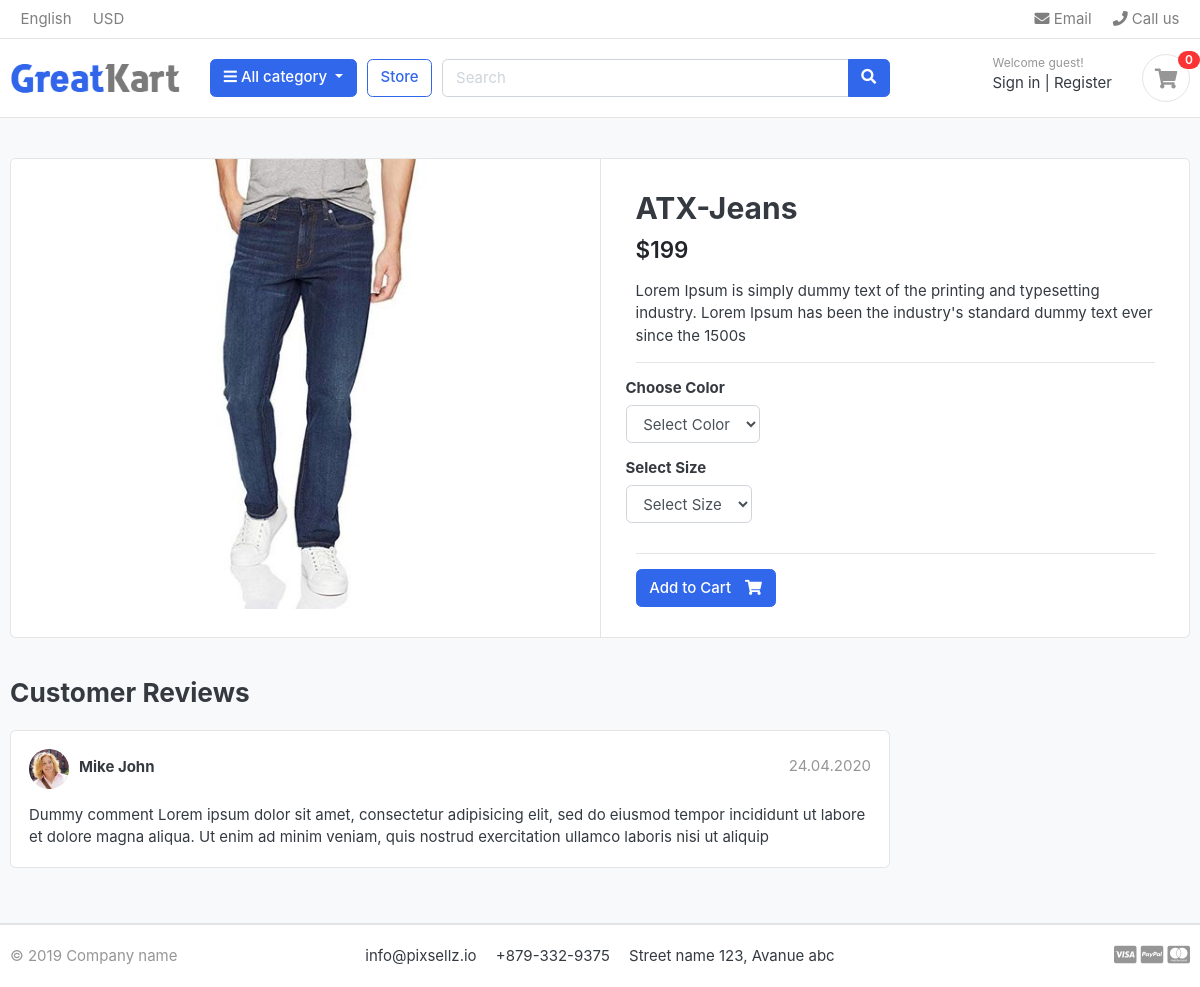
Before: /store/category/jeans/atx-jeans/ with the older database file.
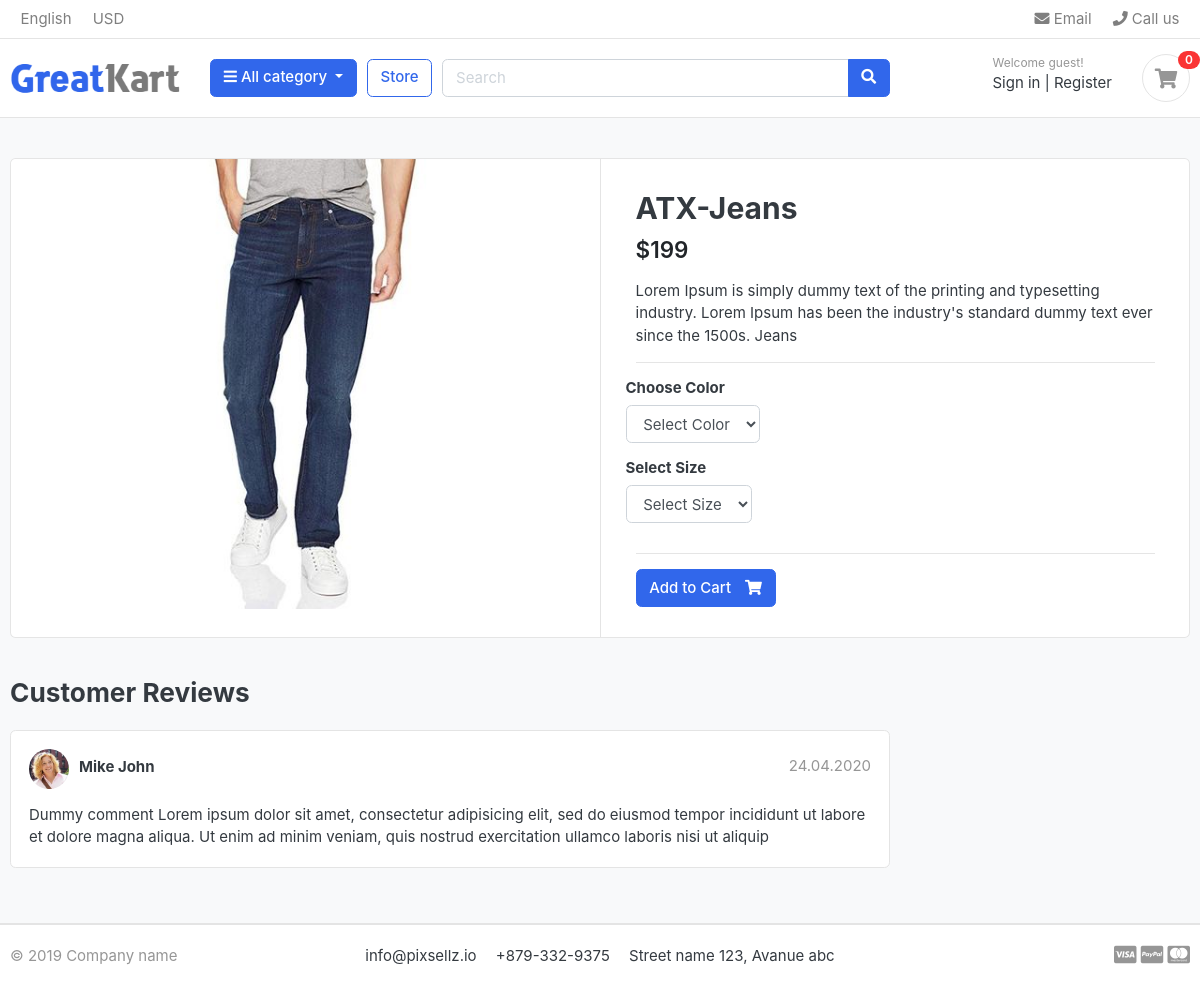
After: the same page with the newer database file.
### store/models.py (models this page shows, shortened)
class Product(models.Model):
    product_name = models.CharField(max_length=200, unique=True)
    slug = models.SlugField(max_length=200, unique=True)
    description = models.TextField(max_length=500, blank=True)
    price = models.IntegerField()
    images = models.ImageField(upload_to='photos/products')
    stock = models.IntegerField()
    is_available = models.BooleanField(default=True)
    category = models.ForeignKey(Category, on_delete=models.CASCADE)
    create_date = models.DateTimeField(auto_now_add=True)
    modified_date = models.DateTimeField(auto_now=True)

### store/views.py (the view)
# urls.py: path('category/<slug:category_slug>/<slug:product_slug>/', views.product_detail, name='product_detail'),
def product_detail(request, category_slug, product_slug):
    try:
        single_product = Product.objects.get(category__slug=category_slug, slug=product_slug)
        in_cart = CartItem.objects.filter(cart__cart_id=_cart_id(request), product=single_product).exists()
    except Product.DoesNotExist:
        single_product = None
        in_cart = False
    context = {
        'single_product': single_product,
        'in_cart': in_cart,
    }
    return render(request, 'store/product_detail.html', context)

### carts/context_processors.py (called while the page is built)
def counter(request):
    cart_count = 0
    if 'admin' in request.path:
        return {}
    try:
        if request.user.is_authenticated:
            cart_items = CartItem.objects.filter(user=request.user)
        else:
            cart = Cart.objects.get(cart_id=_cart_id(request))
            cart_items = CartItem.objects.filter(cart=cart)
        for item in cart_items:
            cart_count += item.quantity
    except ObjectDoesNotExist:
        cart_count = 0
    return dict(cart_count=cart_count)

### carts/views.py (called while the page is built)
def _cart_id(request):
    cart = request.session.session_key
    if not cart:
        cart = request.session.create()
    return cart

### category/context_processors.py (called while the page is built)
def menu_links(request):
    links = Category.objects.all()
    return dict(links=links)

### category/models.py (called while the page is built)
    def get_url(self):
        return reverse('products_by_category', args=[self.slug])

### store/models.py (called while the page is built)
    def colors(self):
        return super(variationManager, self).filter(variation_category='color', is_active=True)

    def sizes(self):
        return super(variationManager, self).filter(variation_category='size', is_active=True)

### templates/store/product_detail.html (shortened to what this page needs)
{% extends 'base.html' %}
{% load static %}
{% block content %}
<section class="section-content padding-y bg">
<div class="container">
<div class="card">
	<div class="row no-gutters">
		<aside class="col-md-6">
			<article class="gallery-wrap">
				<div class="img-big-wrap">
					<a href="#"><img src="{{ single_product.images.url }}"></a>
				</div>
			</article>
		</aside>
		<main class="col-md-6 border-left">
			<form action="{% url 'add_cart' single_product.id %}" method="POST">
			<article class="content-body">
				<h2 class="title">{{ single_product.product_name }}</h2>
				<div class="mb-3">
					<var class="price h4">${{ single_product.price }}</var>
				</div>
				<p>{{ single_product.description }}</p>
				<hr>
				<div class="row">
					<div class="item-option-select">
						<h6>Choose Color</h6>
						<select name="color" class="form-control" required>
							<option value="" disabled selected>Select Color</option>
						</select>
					</div>
				</div>
				<div class="row">
					<div class="item-option-select">
						<h6>Select Size</h6>
						<select name="size" class="form-control" required>
							<option value="" disabled selected>Select Size</option>
						</select>
					</div>
				</div>
				<hr>
				{% if single_product.stock <= 0 %}
				  <h5 class="text-danger">Out of Stock</h5>
				  {% else %}
				    <button type="submit" class="btn  btn-primary"> <span class="text">Add to Cart</span> <i class="fas fa-shopping-cart"></i>  </button>
				  {% endif %}
			</article>
		  </form>
		</main>
	</div>
</div>
<br>
<div class="row">
		<div class="col-md-9">
			<header class="section-heading">
				<h3>Customer Reviews </h3>
			</header>
			<article class="box mb-3">
				<div class="icontext w-100">
					<img src="{% static './images/avatars/avatar1.jpg' %}" class="img-xs icon rounded-circle">
					<div class="text">
						<span class="date text-muted float-md-right">24.04.2020 </span>
						<h6 class="mb-1">Mike John </h6>
					</div>
				</div>
				<div class="mt-3">
					<p>
						Dummy comment Lorem ipsum dolor sit amet, consectetur adipisicing elit, sed do eiusmod
						tempor incididunt ut labore et dolore magna aliqua. Ut enim ad minim veniam,
						quis nostrud exercitation ullamco laboris nisi ut aliquip
					</p>
				</div>
			</article>
		</div>
	</div>
</div>
</section>
{% endblock %}

Changed rows visible on the page:
changed Product "ATX-Jeans": description "Lorem Ipsum is simply dummy text of the printing and typesetting industry. Lorem Ipsum has been the industry's standard dummy text ever since the 1500s" → "Lorem Ipsum is simply dummy text of the printing and typesetting industry. Lorem Ipsum has been the industry's standard dummy text ever since the 1500s. Jeans"
